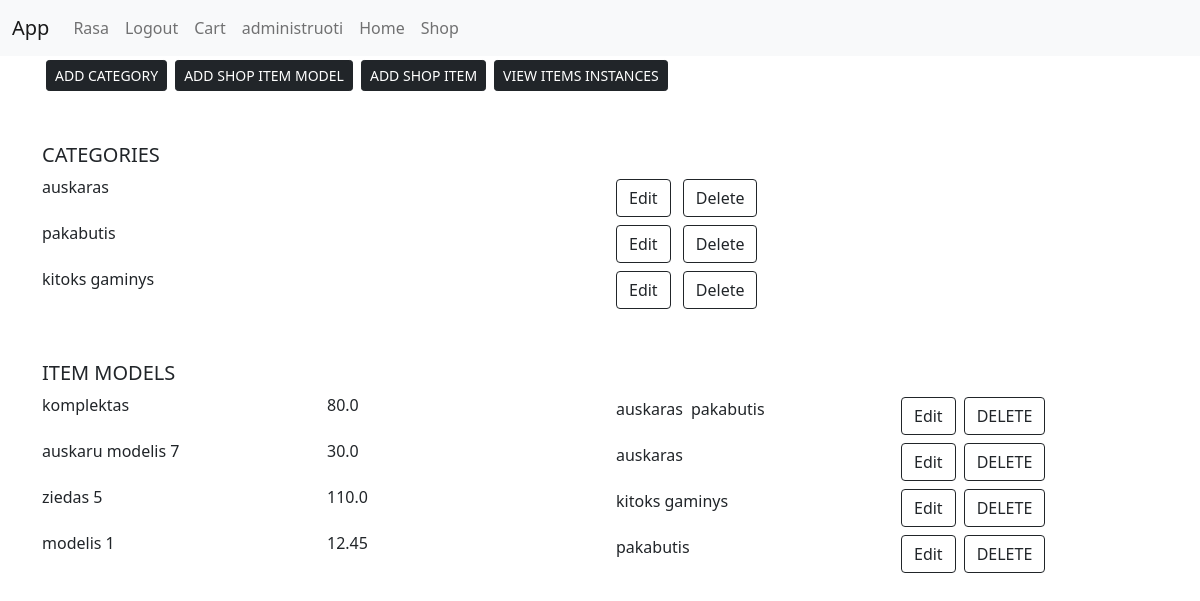
The app's page /app/administrator/ (signed in), older data.
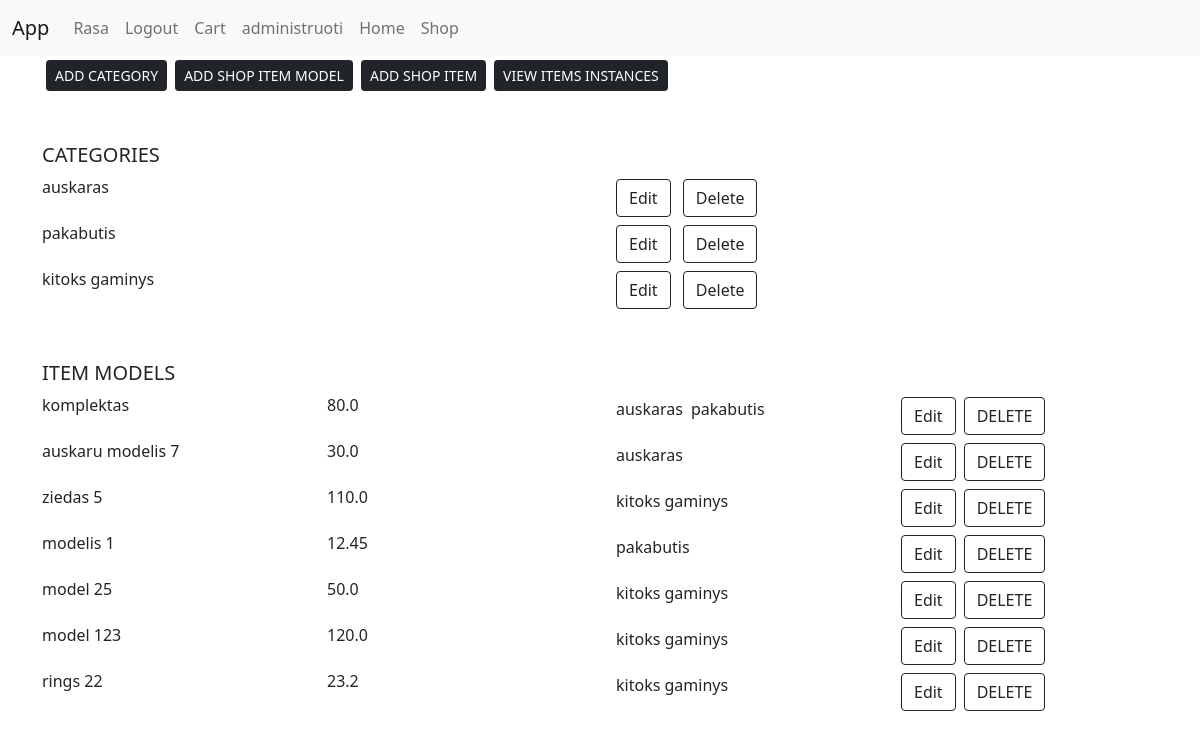
The same page, newer data.
### shop/models.py (models this page shows, shortened)
class ItemCategory(models.Model):
    item_category = models.CharField("Item category", max_length=30, help_text="shop item category name")
    def __str__(self):
        return f"{self.item_category}"

class ItemModel(models.Model):
    item_model_name = models.CharField("Item model name", max_length=30, help_text="shop item category name")
    category_id = models.ManyToManyField("ItemCategory", help_text="Item category")
    price = models.FloatField("Item price", default="0.00")
    photo = models.ImageField(default="item_pics/default.jpg", upload_to="item_pics", null=True)

### shop/views.py (the view)
# urls.py: path("administrator/", views.administrator_page, name='administrator_n'),
@login_required
def administrator_page(request):
    categories_num = ItemCategory.objects.all().count()
    categories_list = ItemCategory.objects.all()
    item_models_list = ItemModel.objects.all()
    item_list = ItemModel.objects.all()
    data = {
        'categories_num_cntx': categories_num,
        'categories_list_cntx': categories_list,
        'item_models_list_cntx': item_models_list,
        'item_list_cntx': item_list,
    }
    if admin_group_name in [group.name for group in request.user.groups.all()]:
        return render(request, 'administrator_page.html', context=data)
    else:
        return redirect('index_n')

### shop/templates/administrator_page.html (shortened to what this page needs)
{% extends "base.html" %}
{% block content %}
<div class="container ">
    <div class="d-inline-flex flex-row">
        <a class="btn btn-sm btn-primary btn-dark m-1" href="{% url 'add_category_n' %}">ADD CATEGORY</a>
        <a class="btn btn-sm btn-primary btn-dark m-1" href="{% url 'add_item_model_n' %}">ADD SHOP ITEM MODEL</a>
        <a class="btn btn-sm btn-primary btn-dark m-1" href="{% url 'add_item_n' %}">ADD SHOP ITEM</a>
        <a class="btn btn-sm btn-primary btn-dark m-1" href="{% url 'view_items_list_n' %}">VIEW ITEMS INSTANCES</a>
    </div>
</div>
<div class="container mt-5">
    <h5>CATEGORIES</h5>
    <div class="row row-cols-2">
        {% for category_obj in categories_list_cntx %}
        <div class="col">
            {{ category_obj }}
        </div>
        <div class="col">
            <a class="btn btn-outline-dark m-1" href="{% url 'update_category_n' category_obj.id %}"
               role="button">Edit</a>
            <a class="btn btn-outline-dark m-1" href="{% url 'delete_category_n' category_obj.id %}"
               role="button">Delete</a>
        </div>
        {% endfor %}
    </div>
</div>
<div class="container mt-5">
    <h5>ITEM MODELS</h5>
    <div class="row row-cols-4">
        {% for item_model_obj in item_models_list_cntx %}
        <div class="col">
            {{ item_model_obj.item_model_name }}
        </div>
        <div class="col">
            {{ item_model_obj.price }}
        </div>
        <div class="col d-inline-flex flex-row">
            {% for category_obj in item_model_obj.category_id.all %}
            <div class="m-1">{{ category_obj }}</div>
            {% endfor %}
        </div>
        <div class="col d-inline-flex flex-row">
            <a class="btn btn-outline-dark m-1" href="{% url 'update_item_model_n' item_model_obj.id %}"
               role="button">Edit</a>
            <a class="btn btn-outline-dark m-1" href="{% url 'delete_item_model_n' item_model_obj.id %}"
               role="button">DELETE</a>
        </div>
        {% endfor %}
    </div>
</div>
<br>
{% endblock %}

### shop/templates/base.html (shortened to what this page needs)
<!doctype html>
<html lang="en">
<head>
    <link href="https://cdn.jsdelivr.net/npm/bootstrap@5.0.2/dist/css/bootstrap.min.css" rel="stylesheet"
>
    {% load static %}
</head>
<body>
{% include "navbar_1.html" %}
{% block content %}
{% endblock %}
</body>
</html>

### shop/templates/navbar_1.html (shortened to what this page needs)
<nav class="navbar navbar-expand-lg navbar-light bg-light">
    <div class="container-fluid">
        <a class="navbar-brand" href="{% url 'index_n' %}">App</a>
        <div class="collapse navbar-collapse" id="navbarSupportedContent">
            <ul class="navbar-nav me-auto mb-2 mb-lg-0">
                {% if user.is_authenticated %}
                <li class="nav-item">
                    <a class="nav-link" href="{% url 'user_profile_n' %}">{{ user.get_username }}</a>
                </li>
                <li class="nav-item">
                    <a class="nav-link" href="{% url 'logout' %}?next=/">Logout</a>
                </li>
                <li class="nav-item">
                    <a class="nav-link" href="{% url 'user_cart_n' %}">Cart</a>
                </li>
                {% for group in user.groups.all %}
                {% if group.name == 'shop_admin' %}
                <li class="nav-item">
                    <a class="nav-link" href="{% url 'administrator_n' %}">administruoti</a>
                </li>
                {% endif %}
                {% endfor %}
                {% endif %}
                <li class="nav-item">
                    <a class="nav-link" href="{% url 'index_n' %}">Home</a>
                </li>
                <li class="nav-item">
                    <a class="nav-link" href="{% url 'view_items_models_list_n' %}">Shop</a>
                </li>
            </ul>
        </div>
    </div>
</nav>

Row changes from the older to the newer data that the page shows:
added ItemModel: item_model_name "model 25", price "50.0", ItemCategory (item_category "kitoks gaminys")
added ItemModel: item_model_name "model 123", price "120.0", ItemCategory (item_category "kitoks gaminys")
added ItemModel: item_model_name "rings 22", price "23.2", ItemCategory (item_category "kitoks gaminys")
